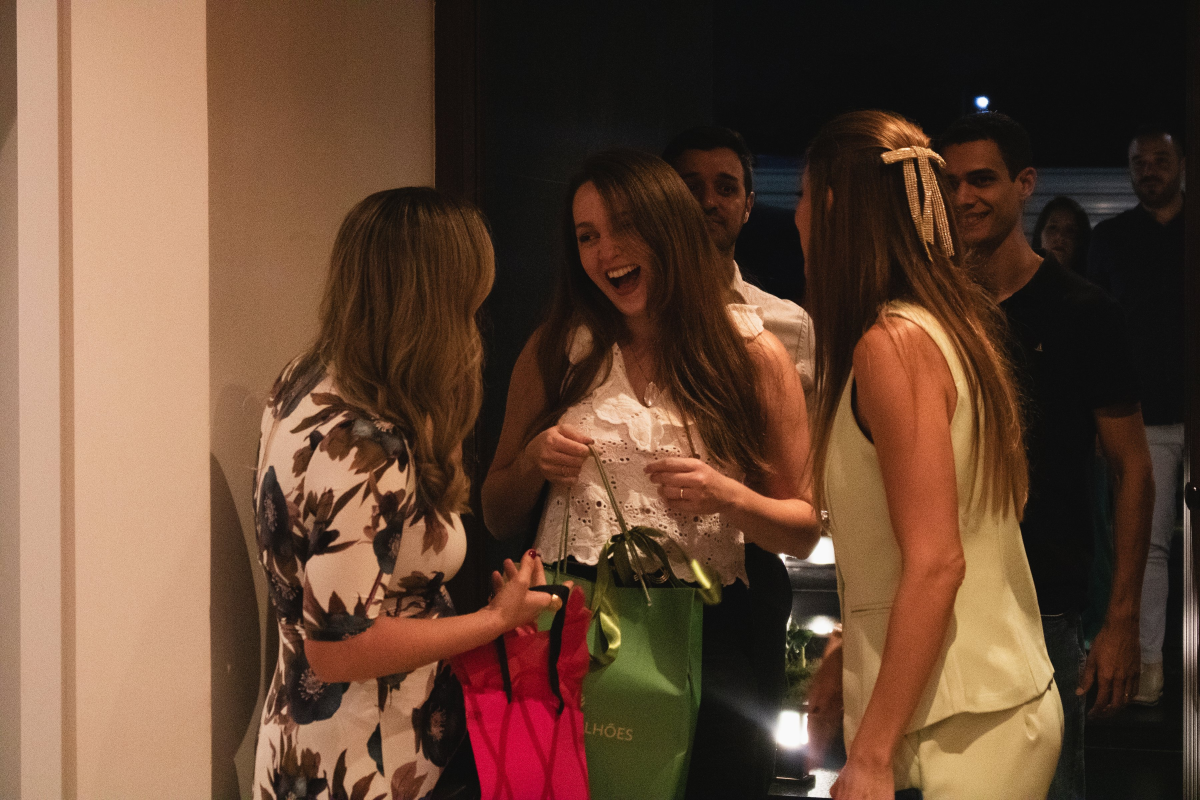
#> input picture renata-160.jpg, 3600 x 2400 px (shown at 1/3 size)
$ python make_image.py   (older library calls are emulated)
#> lines starting #> are read from the running program, lines starting #| are printed output that depends on the picture
from PIL import Image, ImageDraw, ImageFont
import os

def create_whatsapp_image():
    # Load base image
    img = Image.open('renata-160.jpg').convert('RGBA')
    draw = ImageDraw.Draw(img, 'RGBA')

    # Increase font size significantly
    try:
        font = ImageFont.truetype('/System/Library/Fonts/Supplemental/Arial.ttf', 54)
    except:
        font = ImageFont.load_default()

    bubbles = [
        {"text": "Insegurança.", "pos": (120, 250)},
        {"text": "Falta de organização.", "pos": (img.width - 600, 500)},
        {"text": "Casa \"insuficiente\".", "pos": (150, 750)}
    ]

    # Style parameters
    bg_color = (40, 30, 20, 180) # Dark semi-transparent
    border_color = (245, 236, 216, 110) # Beige semi-transparent
    text_color = (245, 236, 216, 255) # Beige text
    dot_color = (139, 175, 124, 255) # Green dot #8BAF7C

    padding_x = 45
    padding_y = 35
    radius = 45

    for bubble in bubbles:
        text = bubble["text"]

        # Measure text
        try:
            bbox = font.getbbox(text)
            text_width = bbox[2] - bbox[0]
            text_height = bbox[3] - bbox[1]
        except AttributeError:
            text_width, text_height = draw.textsize(text, font=font)

        box_width = text_width + (padding_x * 2) + 30 # +30 for the dot
        box_height = text_height + (padding_y * 2)

        x = bubble["pos"][0]
        y = bubble["pos"][1]

        # Prevent going off-screen on the right
        if x + box_width > img.width - 50:
            x = img.width - box_width - 50

        # Draw pill background
        draw.rounded_rectangle([x, y, x + box_width, y + box_height], radius=radius, fill=bg_color, outline=border_color, width=3)

        # Draw green dot
        dot_radius = 10
        dot_x = x + padding_x
        dot_y = y + (box_height // 2)
        draw.ellipse([dot_x - dot_radius, dot_y - dot_radius, dot_x + dot_radius, dot_y + dot_radius], fill=dot_color)

        # Draw text
        text_x = dot_x + dot_radius + 20
        text_y = y + padding_y - 2
        draw.text((text_x, text_y), text, font=font, fill=text_color)

    # Save output
    out = img.convert('RGB')
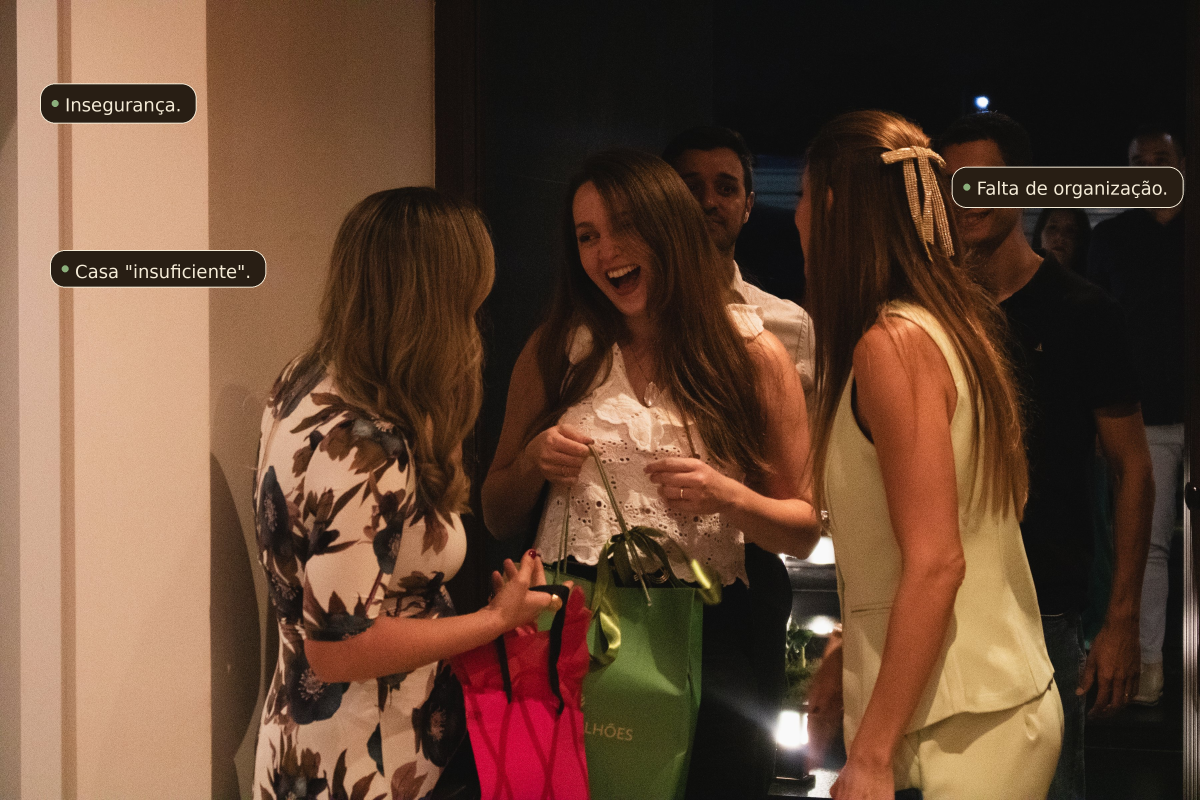
#> out: PIL image 3600x2400 RGB (shown at 1/3 size); mean R, G, B 100.1, 71, 52.5
    out.save('whatsapp_renata_160.jpg', quality=95)
    print("Image saved as whatsapp_renata_160.jpg")

create_whatsapp_image()

$ run again, with renata-134.jpg copied over renata-160.jpg
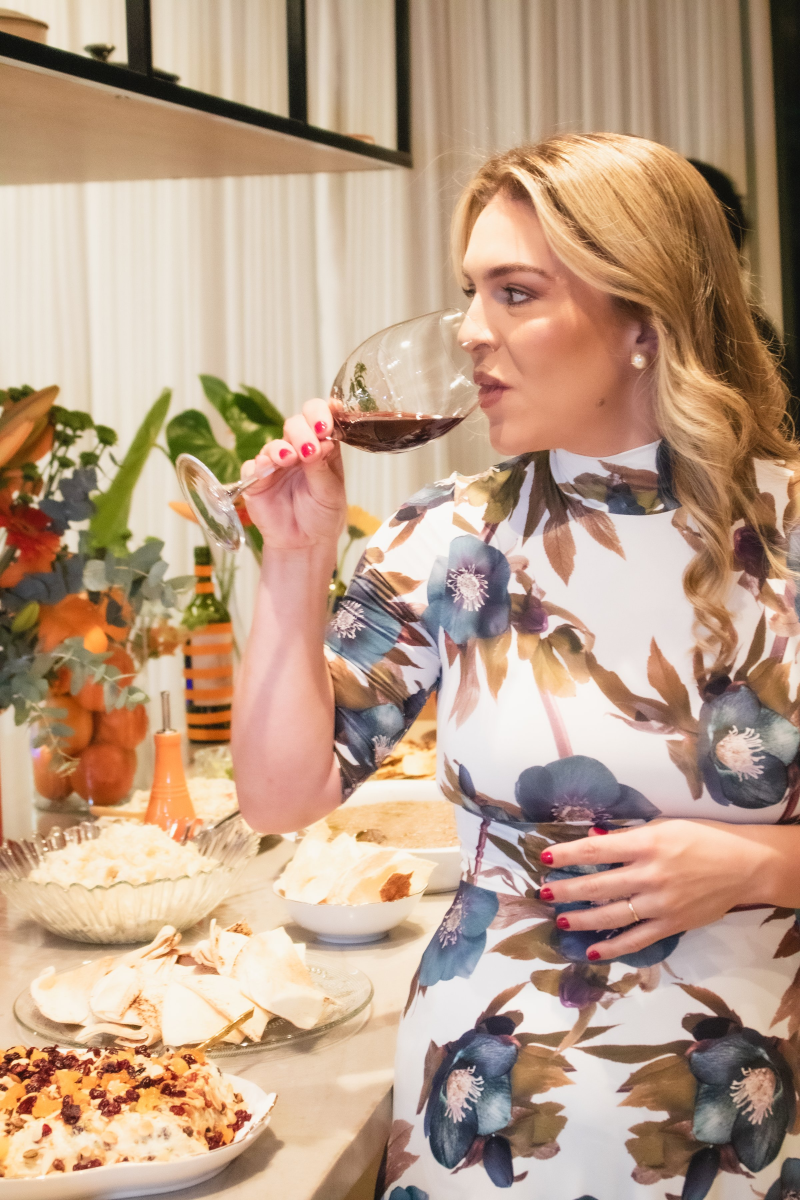
#> input picture renata-134.jpg, 2400 x 3600 px (shown at 1/3 size)
#> in create_whatsapp_image, `out = img.convert('RGB')`:
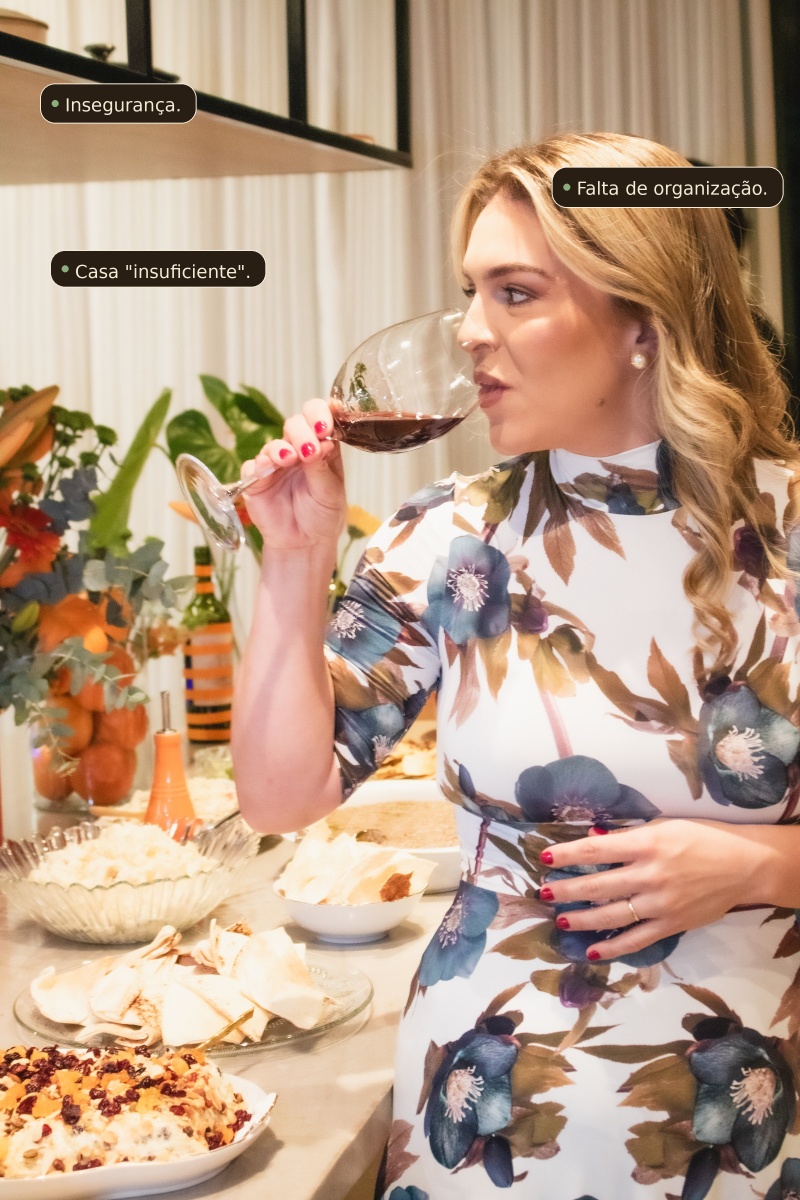
#> out: PIL image 2400x3600 RGB (shown at 1/3 size); mean R, G, B 184.4, 155.9, 133.8

$ run again, with renata-163.jpg copied over renata-160.jpg
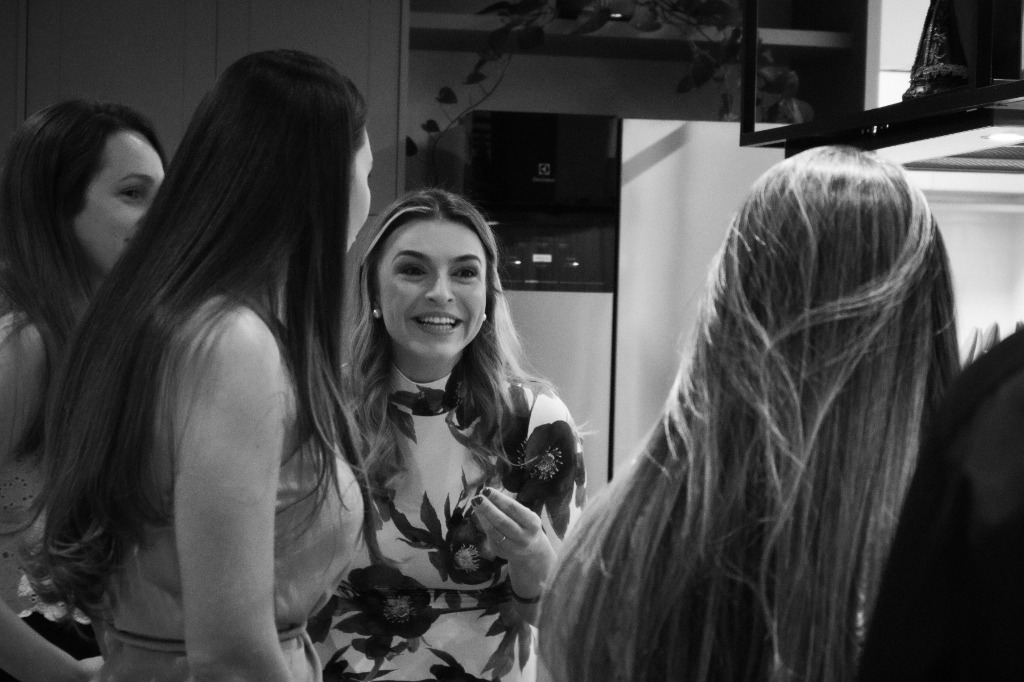
#> input picture renata-163.jpg, 1024 x 682 px
#> in create_whatsapp_image, `out = img.convert('RGB')`:
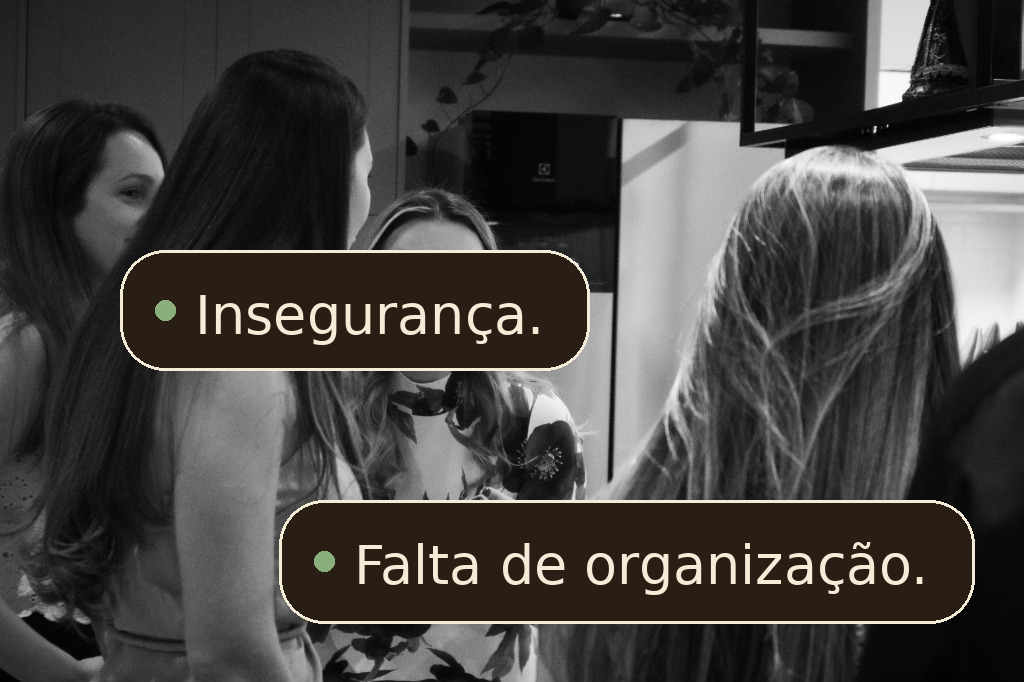
#> out: PIL image 1024x682 RGB; mean R, G, B 67.5, 65.6, 63.3
